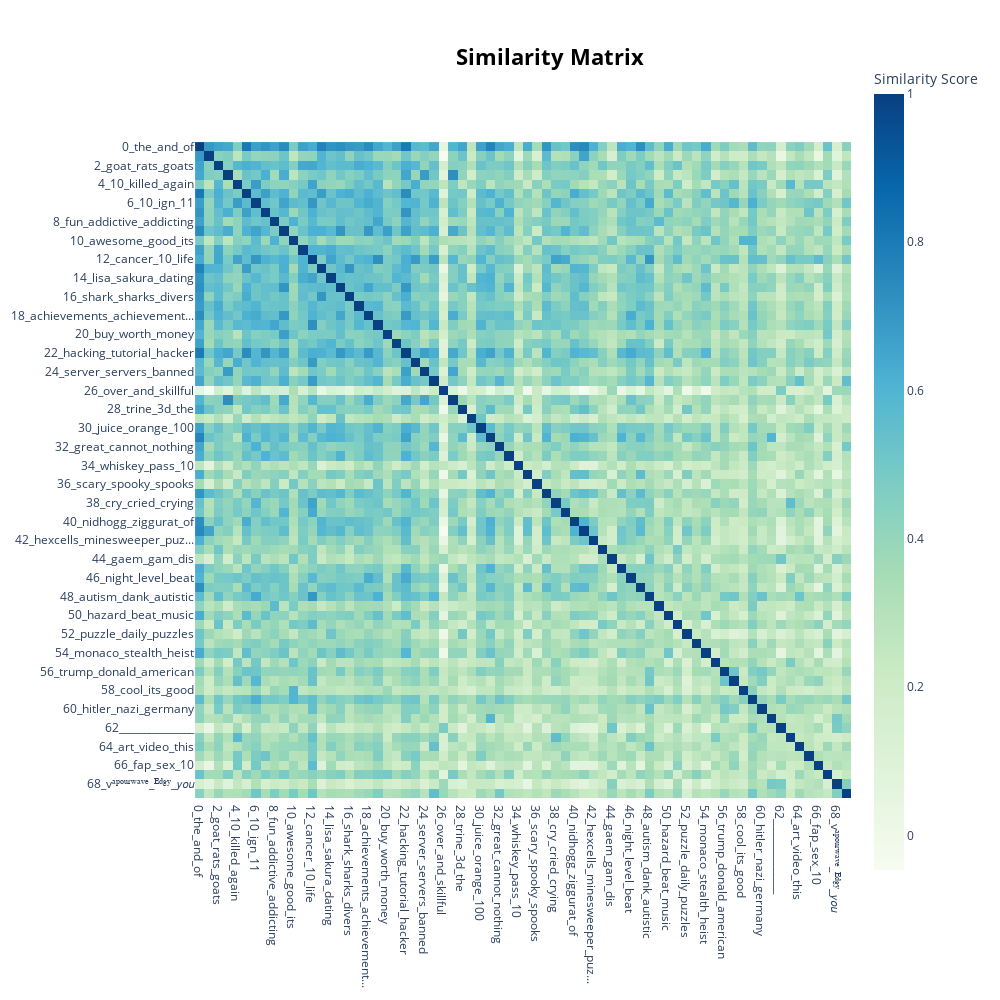

Source (notebook cell):
### Markdown cell above
selected topics for llm

[1, 3, 5, 7, 11, 16, 36, 45, 56, 67]

### Code cell
topic_model.visualize_heatmap(top_n_topics=N_TOPICS, width=1000, height=1000)

### Figure 1 — Plotly figure (JSON) as saved in the notebook; plotly's stock layout.template omitted (floating-point values rounded to 4 significant figures; data arrays with more than 128 entries replaced by an {"elided": "..."} marker saying what was removed)
{"data": [{"coloraxis": "coloraxis", "hovertemplate": "x: %{x}<br>y: %{y}<br>Similarity Score: %{z}<extra></extra>", "name": "0", "type": "heatmap", "x": ["0_the_and_of", "1_terraria_minecraft_bosses", "2_goat_rats_goats", "3_mac_crashes_it", "4_10_killed_again", "5_hot_superhot_guns", "6_10_ign_11", "7_controller_finger_punch", "8_fun_addictive_addicting", "9_cards_review_trading", "10_awesome_good_its", "11_bird_birds_dating", "12_cancer_10_life", "13_dinosaurs_dino_dinos", "14_lisa_sakura_dating", "15_000_money_capitalist", "16_shark_sharks_divers", "17_mountain_skyrim_10", "18_achievements_achievement...", "19_epilepsy_drugs_crack", "20_buy_worth_money", "21_freddy_fnaf_nights", "22_hacking_tutorial_hacker", "23_santa_clean_cleaning", "24_server_servers_banned", "25_worst_ever_bad", "26_over_and_skillful", "27_save_uninstall_my", "28_trine_3d_the", "29_lemonade_lemons_lemon", "30_juice_orange_100", "31_language_words_vocabulary", "32_great_cannot_nothing", "33_clicker_cookie_click", "34_whiskey_pass_10", "35_braid_puzzle_puzzles", "36_scary_spooky_spooks", "37_grow_plant_home", "38_cry_cried_crying", "39_friend_gift_friends", "40_nidhogg_ziggurat_of", "41_magicite_gemcraft_eversion", "42_hexcells_minesweeper_puz...", "43_bread_toast_toaster", "44_gaem_gam_dis", "45_spacechem_chemistry_puzzle", "46_night_level_beat", "47_dropsy_fall_the", "48_autism_dank_autistic", "49_simple_fun_simplicity", "50_hazard_beat_music", "51_meat_dong_meaty", "52_puzzle_daily_puzzles", "53_video_youtube_review", "54_monaco_stealth_heist", "55_story_plot_great", "56_trump_donald_american", "57_again_11_and", "58_cool_its_good", "59_crust_pie_sugar", "60_hitler_nazi_germany", "61_chinese_language_english", "62_______________", "63_he_bruno_food", "64_art_video_this", "65_table_flip_tables", "66_fap_sex_10", "67_screensaver_saver_screen", "68_vᵃᵖᵒᵘʳʷᵃᵛᵉ_ᴱᵈᵍʸ_𝘺𝘰𝘶", "69_amazing_80_this"], "xaxis": "x", "y": ["0_the_and_of", "1_terraria_minecraft_bosses", "2_goat_rats_goats", "3_mac_crashes_it", "4_10_killed_again", "5_hot_superhot_guns", "6_10_ign_11", "7_controller_finger_punch", "8_fun_addictive_addicting", "9_cards_review_trading", "10_awesome_good_its", "11_bird_birds_dating", "12_cancer_10_life", "13_dinosaurs_dino_dinos", "14_lisa_sakura_dating", "15_000_money_capitalist", "16_shark_sharks_divers", "17_mountain_skyrim_10", "18_achievements_achievement...", "19_epilepsy_drugs_crack", "20_buy_worth_money", "21_freddy_fnaf_nights", "22_hacking_tutorial_hacker", "23_santa_clean_cleaning", "24_server_servers_banned", "25_worst_ever_bad", "26_over_and_skillful", "27_save_uninstall_my", "28_trine_3d_the", "29_lemonade_lemons_lemon", "30_juice_orange_100", "31_language_words_vocabulary", "32_great_cannot_nothing", "33_clicker_cookie_click", "34_whiskey_pass_10", "35_braid_puzzle_puzzles", "36_scary_spooky_spooks", "37_grow_plant_home", "38_cry_cried_crying", "39_friend_gift_friends", "40_nidhogg_ziggurat_of", "41_magicite_gemcraft_eversion", "42_hexcells_minesweeper_puz...", "43_bread_toast_toaster", "44_gaem_gam_dis", "45_spacechem_chemistry_puzzle", "46_night_level_beat", "47_dropsy_fall_the", "48_autism_dank_autistic", "49_simple_fun_simplicity", "50_hazard_beat_music", "51_meat_dong_meaty", "52_puzzle_daily_puzzles", "53_video_youtube_review", "54_monaco_stealth_heist", "55_story_plot_great", "56_trump_donald_american", "57_again_11_and", "58_cool_its_good", "59_crust_pie_sugar", "60_hitler_nazi_germany", "61_chinese_language_english", "62_______________", "63_he_bruno_food", "64_art_video_this", "65_table_flip_tables", "66_fap_sex_10", "67_screensaver_saver_screen", "68_vᵃᵖᵒᵘʳʷᵃᵛᵉ_ᴱᵈᵍʸ_𝘺𝘰𝘶", "69_amazing_80_this"], "yaxis": "y", "z": {"elided": "70x70 float values"}}], "layout": {"coloraxis": {"colorbar": {"title": {"text": "Similarity Score"}}, "colorscale": [[0, "rgb(247,252,240)"], [0.125, "rgb(224,243,219)"], [0.25, "rgb(204,235,197)"], [0.375, "rgb(168,221,181)"], [0.5, "rgb(123,204,196)"], [0.625, "rgb(78,179,211)"], [0.75, "rgb(43,140,190)"], [0.875, "rgb(8,104,172)"], [1, "rgb(8,64,129)"]]}, "height": 1000, "hoverlabel": {"bgcolor": "white", "font": {"family": "Rockwell", "size": 16}}, "legend": {"title": {"text": "Trend"}}, "margin": {"t": 60}, "showlegend": true, "title": {"font": {"color": "Black", "size": 22}, "text": "<b>Similarity Matrix</b>", "x": 0.55, "xanchor": "center", "y": 0.95, "yanchor": "top"}, "width": 1000, "xaxis": {"anchor": "y", "constrain": "domain", "domain": [0, 1], "scaleanchor": "y"}, "yaxis": {"anchor": "x", "autorange": "reversed", "constrain": "domain", "domain": [0, 1]}}}
